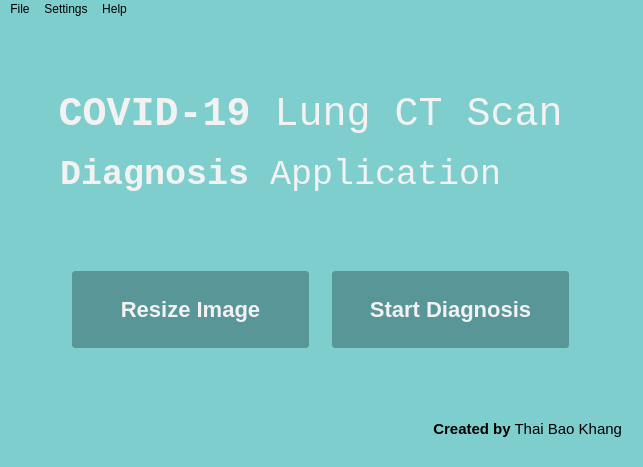
<?xml version="1.0" encoding="UTF-8"?>
<ui version="4.0">
 <class>MainWindow</class>
 <widget class="QMainWindow" name="MainWindow">
  <property name="geometry">
   <rect>
    <x>0</x>
    <y>0</y>
    <width>643</width>
    <height>467</height>
   </rect>
  </property>
  <property name="minimumSize">
   <size>
    <width>620</width>
    <height>400</height>
   </size>
  </property>
  <property name="windowTitle">
   <string>MainWindow</string>
  </property>
  <property name="styleSheet">
   <string notr="true">background-color: rgb(231, 237, 247);
background-color: rgb(126, 206, 205);
padding: 0px</string>
  </property>
  <widget class="QWidget" name="centralwidget">
   <widget class="QLabel" name="Hello">
    <property name="geometry">
     <rect>
      <x>40</x>
      <y>60</y>
      <width>541</width>
      <height>71</height>
     </rect>
    </property>
    <property name="font">
     <font>
      <family>Monospace</family>
      <pointsize>40</pointsize>
      <weight>50</weight>
      <italic>false</italic>
      <bold>false</bold>
     </font>
    </property>
    <property name="styleSheet">
     <string notr="true">font-size: 40px;
font: 40pt &quot;Monospace&quot;;
text-align: left;
color: rgb(242, 242, 242);</string>
    </property>
    <property name="text">
     <string>&lt;strong&gt;COVID-19&lt;/strong&gt; Lung CT Scan</string>
    </property>
    <property name="alignment">
     <set>Qt::AlignCenter</set>
    </property>
   </widget>
   <widget class="QPushButton" name="resize_button">
    <property name="geometry">
     <rect>
      <x>70</x>
      <y>250</y>
      <width>241</width>
      <height>81</height>
     </rect>
    </property>
    <property name="font">
     <font>
      <pointsize>-1</pointsize>
      <weight>75</weight>
      <italic>false</italic>
      <bold>true</bold>
     </font>
    </property>
    <property name="styleSheet">
     <string notr="true">font-size: 22px;
font: bold;
color: rgb(242, 242, 242);
padding: 10px 0;
background-color: rgb(88, 150, 151);

border: 2px solid rgb(126, 206, 205);
border-radius: 5px;
padding: 10px 0;
</string>
    </property>
    <property name="text">
     <string>Resize Image</string>
    </property>
   </widget>
   <widget class="QPushButton" name="start_button">
    <property name="geometry">
     <rect>
      <x>330</x>
      <y>250</y>
      <width>241</width>
      <height>81</height>
     </rect>
    </property>
    <property name="styleSheet">
     <string notr="true">font-size: 22px;
font: bold;
color: rgb(242, 242, 242);
padding: 10px 0;
background-color: rgb(88, 150, 151);

border: 2px solid rgb(126, 206, 205);
border-radius: 5px;
padding: 10px 0;
</string>
    </property>
    <property name="text">
     <string>Start Diagnosis</string>
    </property>
   </widget>
   <widget class="QLabel" name="Hello_2">
    <property name="geometry">
     <rect>
      <x>60</x>
      <y>120</y>
      <width>441</width>
      <height>71</height>
     </rect>
    </property>
    <property name="font">
     <font>
      <family>Monospace</family>
      <pointsize>26</pointsize>
      <weight>50</weight>
      <italic>false</italic>
      <bold>false</bold>
     </font>
    </property>
    <property name="styleSheet">
     <string notr="true">text-align: left;
font: 26pt &quot;Monospace&quot;;
color: rgb(242, 242, 242);</string>
    </property>
    <property name="text">
     <string>&lt;strong&gt;Diagnosis&lt;/strong&gt; Application</string>
    </property>
    <property name="alignment">
     <set>Qt::AlignCenter</set>
    </property>
   </widget>
   <widget class="QLabel" name="label">
    <property name="geometry">
     <rect>
      <x>400</x>
      <y>390</y>
      <width>241</width>
      <height>41</height>
     </rect>
    </property>
    <property name="font">
     <font>
      <pointsize>11</pointsize>
     </font>
    </property>
    <property name="styleSheet">
     <string notr="true">text-align:right;
padding-right:15px</string>
    </property>
    <property name="text">
     <string>&lt;strong&gt;Created by&lt;/strong&gt; Thai Bao Khang</string>
    </property>
    <property name="alignment">
     <set>Qt::AlignRight|Qt::AlignTrailing|Qt::AlignVCenter</set>
    </property>
   </widget>
   <zorder>resize_button</zorder>
   <zorder>start_button</zorder>
   <zorder>Hello_2</zorder>
   <zorder>Hello</zorder>
   <zorder>label</zorder>
  </widget>
  <widget class="QMenuBar" name="menuBar">
   <property name="geometry">
    <rect>
     <x>0</x>
     <y>0</y>
     <width>643</width>
     <height>20</height>
    </rect>
   </property>
   <widget class="QMenu" name="menuFile">
    <property name="autoFillBackground">
     <bool>false</bool>
    </property>
    <property name="title">
     <string>File</string>
    </property>
   </widget>
   <widget class="QMenu" name="menuSettings">
    <property name="title">
     <string>Settings</string>
    </property>
   </widget>
   <widget class="QMenu" name="menuHelp">
    <property name="title">
     <string>Help</string>
    </property>
   </widget>
   <addaction name="menuFile"/>
   <addaction name="menuSettings"/>
   <addaction name="menuHelp"/>
  </widget>
  <widget class="QStatusBar" name="statusbar"/>
 </widget>
 <resources/>
 <connections/>
</ui>
